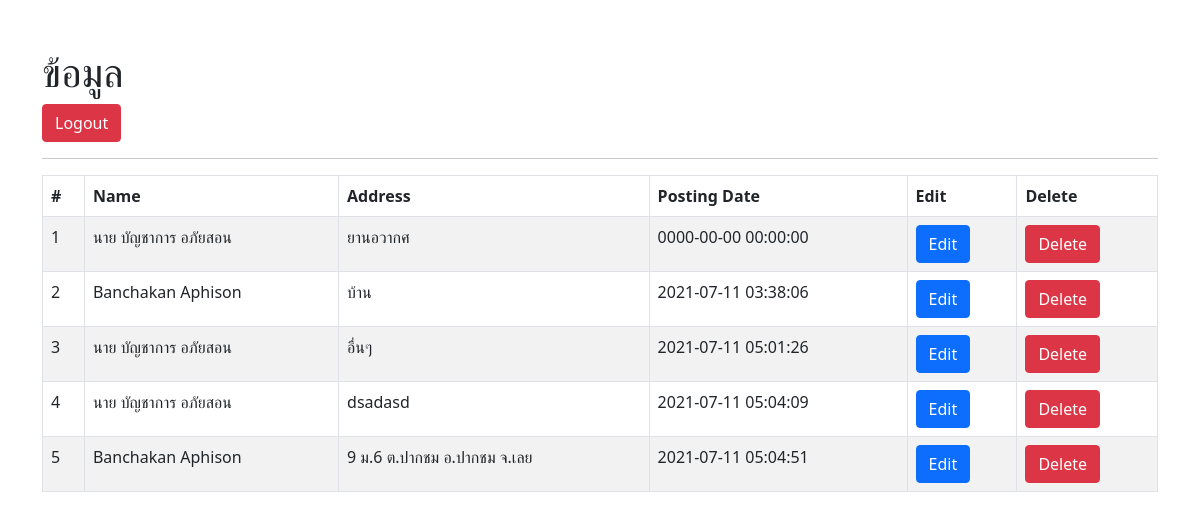
Screenshot of /crud.php with the database file from the repository.
### tables this page shows
CREATE TABLE `tblusers` (
  `id` int(11) NOT NULL,
  `fullname` varchar(255) NOT NULL,
  `address` varchar(255) NOT NULL,
  `postingtime` timestamp NULL DEFAULT current_timestamp()
);

### functions.php (called while the page is built, shortened)
<?php
    class DB_con {
        function __construct() {
            $conn = mysqli_connect(DB_SERVER, DB_USER, DB_PASS, DB_NAME);
            $this->dbcon = $conn;
        }
        public function fetchdata() {
            $result = mysqli_query($this->dbcon, "SELECT * FROM tblusers");
            return $result;
        }
    }
?>

### crud.php (the view, shortened to what this page needs)
<!DOCTYPE html>
<html lang="en">
<head>
    <link rel="stylesheet" href="https://stackpath.bootstrapcdn.com/bootstrap/5.0.0-alpha1/css/bootstrap.min.css">
</head>
<body>
    <div class="container">
    <h1 class="mt-5">ข้อมูล</h1>
    <a href="logout.php" class="btn btn-danger">Logout</a>
    <hr>
    <table id="mytable" class="table table-bordered table-striped">
        <thead>
            <th>#</th>
            <th>Name</th>
            <th>Address</th>
            <th>Posting Date</th>
            <th>Edit</th>
            <th>Delete</th>
        </thead>
        <tbody>
            <?php
                include_once('functions.php');
                $fetchdata = new DB_con();
                $sql = $fetchdata->fetchdata();
                while($row = mysqli_fetch_array($sql)) {
            ?>
                <tr>
                    <td><?php echo $row['id']; ?></td>
                    <td><?php echo $row['fullname']; ?></td>
                    <td><?php echo $row['address']; ?></td>
                    <td><?php echo $row['postingtime']; ?></td>
                    <td><a href="update.php?id=<?php echo $row['id']; ?>" class="btn btn-primary">Edit</a></td>
                    <td><a href="delete.php?del=<?php echo $row['id']; ?>" class="btn btn-danger">Delete</a></td>
                </tr>
            <?php
                }
            ?>
        </tbody>
    </table>
    </div>
</body>
</html>

### rows the page displays
tblusers: id "1", fullname "นาย บัญชาการ อภัยสอน", address "ยานอวากศ", postingtime "0000-00-00 00:00:00"
tblusers: id "2", fullname "Banchakan Aphison", address "บ้าน", postingtime "2021-07-11 03:38:06"
tblusers: id "3", fullname "นาย บัญชาการ อภัยสอน", address "อื่นๆ", postingtime "2021-07-11 05:01:26"
tblusers: id "4", fullname "นาย บัญชาการ อภัยสอน", address "dsadasd", postingtime "2021-07-11 05:04:09"
tblusers: id "5", fullname "Banchakan Aphison", address "9 ม.6 ต.ปากชม อ.ปากชม จ.เลย", postingtime "2021-07-11 05:04:51"
